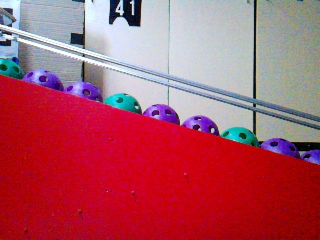
#> input picture src/artifact-detection/images5/ppg.png, 320 x 240 px; its folder holds 5 pictures in this run
$ python ramp.py
#> lines starting #> are read from the running program, lines starting #| are printed output that depends on the picture; after the words box and inside, x2 and y2 are one past the last pixel; in counts of white or black regions, pixels touching at a corner belong together
#> further down, img is the input picture: shape (240, 320, 3); mean B, G, R 100.1, 84.1, 172.7
import numpy as np
import cv2
import sys
import os

# Code looks a bit smaller; less work is needed due to not accounting for angles. Also may need to improve mask stuff

# Constants
GREEN = 0
PURPLE = 1
BOTH = 2
GREEN_RANGE = [
    [40, 30, 60],
    [98, 245, 255]
]
PURPLE_RANGE = [
    [138, 100, 30],
    [168, 255, 255]
]
THRESHOLD_FDIST = 0.1 # inches threshold for the limelight to signal that intake can start spinning; need to know if this is even needed, or if some intake return type is needed

# Formulas
inches2px = lambda inches: inches * 72.85714286
px2inches = lambda px: px / 72.85714286
fd = lambda r: (-1.45669e9 / ((-290564.256*r) - 40436845.9)) - 16.01634
turn = lambda xOff_in, radius_px: np.degrees(np.arctan2(xOff_in, fd(radius_px)))

# Regression for fd(r); forward distance in inches with respect to pixel radius

# Do not include debug and draw in limelight. Delete all calls
debug_mode = 0
def debug(name, mask):
    if debug_mode == 0:
        cv2.imshow(name, mask)
        cv2.waitKey(0)
        cv2.destroyAllWindows()
    else:
        return

def draw(img, x, y, r):
    x = int(x)
    y = int(y)
    r = int(r)
    print(f"Drawing at (x = {x}, y = {y}, r = {r})")
    cv2.circle(img, (x, y), r, (0, 255, 0), 2)
    cv2.circle(img, (x, y), 2, (0, 0, 255), 3)
    return img

def validMotifRamp(pattern, view):
    breaks = 0
    for i in range(len(view)):
        if not view[i] == pattern[i % 3] and view[i] != 0:
            breaks += 1
    if breaks != 0:
        return False
    return True

def transform(mask):
    ksize = 31
    gse = lambda x, y: cv2.getStructuringElement(cv2.MORPH_ELLIPSE, (x, y))
    mask = cv2.dilate(mask, gse(3,3), iterations=1)
    mask = cv2.medianBlur(mask, 7)
    debug("Dilation + Median", mask)
    mask = cv2.GaussianBlur(mask, (ksize, ksize), 1)
    _, mask = cv2.threshold(mask, 5, 255, cv2.THRESH_BINARY)
    mask = cv2.erode(mask, gse(6,6), iterations=1)
    mask = cv2.medianBlur(mask, 5)

    return mask

def find_circle_ransac(points, max_iterations=1000, inlier_threshold=5.0, min_inliers=10):
    best_circle = None
    best_inliers = 0
    points = points.reshape(-1, 2)
    n_points = len(points)

    if n_points < 3:
        return None

    for _ in range(max_iterations):
        idx = np.random.choice(n_points, 3, replace=False)
        p1, p2, p3 = points[idx]

        A = np.array([p1, p2, p3])
        try:
            m1 = (p1 + p2) / 2
            m2 = (p2 + p3) / 2
            d1 = -(p2[0] - p1[0]) / (p2[1] - p1[1]) if p2[1] != p1[1] else np.inf
            d2 = -(p3[0] - p2[0]) / (p3[1] - p2[1]) if p3[1] != p2[1] else np.inf

            if np.isinf(d1) and np.isinf(d2) or abs(d1 - d2) < 1e-6:
                continue

            if np.isinf(d1):
                xc = m1[0]
                yc = d2 * (xc - m2[0]) + m2[1]
            elif np.isinf(d2):
                xc = m2[0]
                yc = d1 * (xc - m1[0]) + m1[1]
            else:
                xc = (d1 * m1[0] - d2 * m2[0] + m2[1] - m1[1]) / (d1 - d2)
                yc = d1 * (xc - m1[0]) + m1[1]

            r = np.sqrt((p1[0] - xc)**2 + (p1[1] - yc)**2)

            distances = np.sqrt((points[:, 0] - xc)**2 + (points[:, 1] - yc)**2)
            inliers = np.sum(np.abs(distances - r) < inlier_threshold)

            if inliers > best_inliers and inliers >= min_inliers:
                best_inliers = inliers
                best_circle = (xc, yc, r)

        except Exception:
            continue

    return best_circle

def detectRamp(img, pattern):
    artifacts_found = []
    hsv = cv2.cvtColor(img, cv2.COLOR_BGR2HSV)
#> hsv: shape (240, 320, 3); mean H, S, V 119.8, 149.7, 183.7

    green_lower = np.array(GREEN_RANGE[0], dtype="uint8")
    green_upper = np.array(GREEN_RANGE[1], dtype="uint8")
    green_mask = cv2.inRange(hsv, green_lower, green_upper)
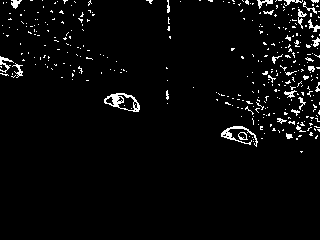
#> green_mask: shape (240, 320); 3.4% white in thin lines or dots, all inside (x1, y1, x2, y2) = (0, 0, 320, 153)

    purple_lower = np.array(PURPLE_RANGE[0], dtype="uint8")
    purple_upper = np.array(PURPLE_RANGE[1], dtype="uint8")
    purple_mask = cv2.inRange(hsv, purple_lower, purple_upper)
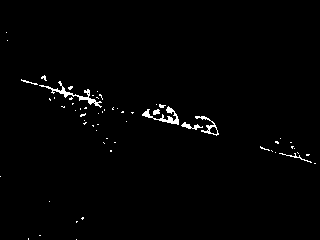
#> purple_mask: shape (240, 320); 1.3% white in thin lines or dots, all inside (x1, y1, x2, y2) = (0, 32, 316, 240)

    debug("No Gaussian Blur Green", green_mask)
    debug("No Gaussian Blur Purple", purple_mask)

    green_mask = transform(green_mask)
#> in transform, `mask = cv2.dilate(mask, gse(3,3), iterations=1)`: mask: shape (240, 320); 8.1% white; 175 white regions (123 under 20 px), largest, box (x1, y1, x2, y2) and area: (256, 0, 320, 33) 682, (220, 125, 259, 148) 456, (103, 92, 141, 113) 450
#> in transform, `mask = cv2.medianBlur(mask, 7)`: mask: shape (240, 320); 5.6% white; 49 white regions (24 under 20 px), largest, box (x1, y1, x2, y2) and area: (256, 0, 320, 33) 757, (221, 125, 259, 146) 488, (277, 103, 320, 138) 482
#> in transform, `_, mask = cv2.threshold(mask, 5, 255, cv2.THRESH_BINARY)`: mask: shape (240, 320); 9.9% white; 34 white regions (5 under 20 px), largest, box (x1, y1, x2, y2) and area: (254, 0, 320, 50) 1394, (280, 52, 320, 118) 1270, (275, 101, 320, 141) 886
#> in transform, `mask = cv2.erode(mask, gse(6,6), iterations=1)`: mask: shape (240, 320); 4.6% white; 30 white regions (14 under 20 px), largest, box (x1, y1, x2, y2) and area: (257, 0, 320, 48) 845, (279, 104, 320, 136) 423, (222, 126, 258, 145) 414
#> in transform, `mask = cv2.medianBlur(mask, 5)`: mask: shape (240, 320); 4.4% white; 19 white regions (5 under 20 px), largest, box (x1, y1, x2, y2) and area: (257, 0, 320, 48) 853, (222, 126, 258, 145) 418, (279, 104, 320, 135) 414
    purple_mask = transform(purple_mask)
#> in transform (call 2), `mask = cv2.dilate(mask, gse(3,3), iterations=1)`: mask: shape (240, 320); 2.6% white; 43 white regions (34 under 20 px), largest, box (x1, y1, x2, y2) and area: (141, 103, 220, 137) 787, (20, 78, 104, 109) 603, (278, 151, 317, 165) 141
#> in transform (call 2), `mask = cv2.medianBlur(mask, 7)`: mask: shape (240, 320); 1.9% white; 8 white regions (4 under 20 px), largest, box (x1, y1, x2, y2) and area: (143, 104, 219, 136) 810, (42, 83, 102, 107) 525, (291, 152, 308, 160) 72, (23, 79, 30, 84) 22
#> in transform (call 2), `_, mask = cv2.threshold(mask, 5, 255, cv2.THRESH_BINARY)`:
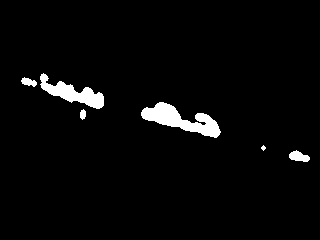
#> mask: shape (240, 320); 3.2% white; 6 white regions (1 under 20 px), largest, box (x1, y1, x2, y2) and area: (141, 102, 221, 138) 1257, (40, 73, 104, 109) 898, (289, 150, 310, 162) 161, (21, 77, 37, 87) 96, (80, 109, 86, 120) 50
#> in transform (call 2), `mask = cv2.erode(mask, gse(6,6), iterations=1)`:
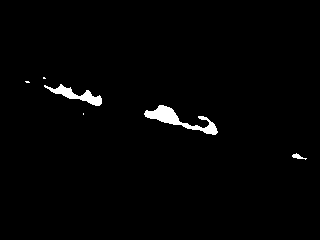
#> mask: shape (240, 320); 1.5% white; 6 white regions (3 under 20 px), largest, box (x1, y1, x2, y2) and area: (144, 105, 218, 135) 684, (44, 84, 102, 106) 424, (292, 153, 307, 160) 45
#> in transform (call 2), `mask = cv2.medianBlur(mask, 5)`: mask: shape (240, 320); 1.4% white; 3 white regions, box (x1, y1, x2, y2) and area: (145, 105, 217, 135) 668, (47, 85, 102, 106) 406, (293, 154, 301, 159) 31

    debug("Gaussian Blur Green", green_mask)
    debug("Gaussian Blur Purple", purple_mask)

    combined_mask = cv2.bitwise_or(green_mask, purple_mask)
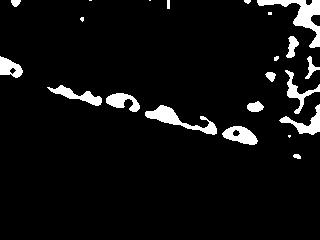
#> combined_mask: shape (240, 320); 5.8% white; 22 white regions (5 under 20 px)

    contours = cv2.findContours(combined_mask, cv2.RETR_EXTERNAL, cv2.CHAIN_APPROX_SIMPLE)
#> contours = 22 contours, 8 with area under 20; largest, box (x1, y1, x2, y2) and area: (257, 0, 320, 48) 736, (145, 105, 217, 135) 578, (222, 126, 258, 145) 409, (279, 104, 320, 135) 352, (47, 85, 102, 106) 348
    contours = contours[0] if len(contours) == 2 else contours[1]

    circles_list = []
    for contour in contours:
        if len(contour) < 6:
            continue

        circle = find_circle_ransac(contour, max_iterations=1000, inlier_threshold=5.0, min_inliers=10)
        if circle is None:
            continue

        xc, yc, r = circle

        if r < 8 or r > 30:
            continue

        mask_region_green = green_mask[max(0, int(yc-r)):min(green_mask.shape[0], int(yc+r)), max(0, int(xc-r)):min(green_mask.shape[1], int(xc+r))]
        mask_region_purple = purple_mask[max(0, int(yc-r)):min(purple_mask.shape[0], int(yc+r)), max(0, int(xc-r)):min(purple_mask.shape[1], int(xc+r))]

        green_pixels = np.sum(mask_region_green > 0)
        purple_pixels = np.sum(mask_region_purple > 0)

        if green_pixels > purple_pixels:
            color = 2
        elif purple_pixels > green_pixels:
            color = 1
        else:
            color = 0

        circles_list.append([xc, yc, r, color])

        cv2.circle(img, (int(xc), int(yc)), int(r), (0, 255, 0), 2)
        cv2.circle(img, (int(xc), int(yc)), 3, (0, 0, 255), -1)
#> this loop made 22 passes
#> (n_points in find_circle_ransac, xc, yc, r, green_pixels) on passes 3, 5, 7, 10, 11, 13: (43, 241.5, 136.6, 13.54, 370), (59, 300.3, 111.5, 15.92, 290), (53, 119.5, 99.2, 9.48, 218), (79, 305.3, 77.52, 16.39, 284), (29, 308.5, 65.94, 8.08, 87), (32, 7.6, 66.71, 10.74, 261)
#> (n_points in find_circle_ransac, xc, yc, r) on passes 4, 6, 8, 9, 14, 17: (98, 215.3, -41.47, 167.5), (19, 256.1, 109.1, 7.18), (67, 2, 320, 237.2), (15, 270.2, 76.16, 4.21), (33, 291.6, 45.74, 7.23), (73, 276.2, 38.66, 37.8)
#> pass 3, in detectRamp, `mask_region_green = green_mask[max(0, int(yc-r)):min(green_mask.shape[..`:
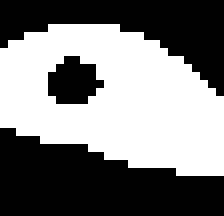
#> mask_region_green: shape (27, 28) (shown 8 times larger); 48.9% white; 1 white region, box (x1, y1, x2, y2) and area: (0, 3, 28, 22) 370
#> after the loop:
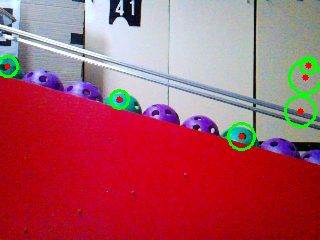
#> img: shape (240, 320, 3); 1.82% of pixels changed, all inside (x1, y1, x2, y2) = (0, 55, 320, 151)
#> after the loop, circles_list = [[241.5, 136.6, 13.54, 2], [300.3, 111.5, 15.92, 2], [119.5, 99.2, 9.48, 2], [305.3, 77.52, 16.39, 2], [308.5, 65.94, 8.08, 2], [7.6, 66.71, 10.74, 2]]

    height, width = img.shape[:2]
#> height = 240; width = 320
    center_x = width // 2
#> center_x = 160
    center_y = height // 2
#> center_y = 120

    if len(circles_list) > 0:
        circles_list.sort(key=lambda c: c[0], reverse=True)

        artifacts_found = []
        ramp = []

        for (x, y, r, color) in circles_list:
            img = draw(img, x, y, r)

            x_in = px2inches(x)
            y_in = px2inches(y)

            x_offset_px = x - center_x
            y_offset_px = y - center_y

            x_offset_in = px2inches(x_offset_px)
            y_offset_in = px2inches(y_offset_px)
            radius_in = px2inches(r)

            dist_px = np.sqrt(x_offset_px ** 2 + y_offset_px ** 2)
            artifacts_found.append((dist_px, x_offset_in, y_offset_in, radius_in, x_in, y_in, x, y, r))

            ramp.append(color)
#> this loop made 6 passes
#> (x_in, y_in, x_offset_px, y_offset_px, x_offset_in) on passes 1 to 6: (4.23, 0.905, 148.5, -54.06, 2.04), (4.19, 1.06, 145.3, -42.48, 1.99), (4.12, 1.53, 140.3, -8.5, 1.93), (3.31, 1.87, 81.47, 16.57, 1.12), (1.64, 1.36, -40.5, -20.8, -0.556), (0.104, 0.916, -152.4, -53.29, -2.09)
#| Drawing at (x = 308, y = 65, r = 8)
#| Drawing at (x = 305, y = 77, r = 16)
#| Drawing at (x = 300, y = 111, r = 15)
#| Drawing at (x = 241, y = 136, r = 13)
#| Drawing at (x = 119, y = 99, r = 9)
#| Drawing at (x = 7, y = 66, r = 10)
#> img: shape (240, 320, 3); mean B, G, R 97.6, 85.6, 171.3
#> after the loop, artifacts_found = 6 items; ramp = [2, 2, 2, 2, 2, 2]

        while len(ramp) < 9:
            ramp.append(0)
#> this loop made 3 passes
#> after the loop, ramp = [2, 2, 2, 2, 2, 2, 0, 0, 0]

        ramp = ramp[:9]

        count = len(circles_list)
#> count = 6
        circles = artifacts_found
#> circles = 6 items
        valid = validMotifRamp(ramp, pattern)
#> after the loop in validMotifRamp, `for i in range(len(view)):`: breaks = 3
#> valid = False

        return valid, count, ramp, circles

    return None, None, None, None


def runPipeline(img, llrobot):
    try:
        result = detectRamp(img, llrobot)

        if result[0] is None:
            return np.array([[]]), img, [0.0, 0.0, 0.0, 0.0, 0.0, 0.0, 0.0, 0.0]

        valid, count, ramp, circles = result
#> valid = False; count = 6; ramp = [2, 2, 2, 2, 2, 2, 0, 0, 0]; circles = 6 items

        if count is not None:
            returnType = 1.0 # acknowledged result
            print(f"ramp: {ramp}, valid: {valid}, count: {count}")
#| ramp: [2, 2, 2, 2, 2, 2, 0, 0, 0], valid: False, count: 6

            for circle in circles:
                _, xOff_in, yOff_in, radius_in, x_in, y_in, x, y, r = circle
                img = draw(img, x, y, r)
#> this loop made 6 passes
#> (xOff_in, yOff_in, radius_in, x_in, y_in) on passes 1, 2, 3, 6: (2.04, -0.742, 0.111, 4.23, 0.905), (1.99, -0.583, 0.225, 4.19, 1.06), (1.93, -0.117, 0.219, 4.12, 1.53), (-2.09, -0.731, 0.147, 0.104, 0.916)
#> (circle, xOff_in, yOff_in, radius_in, x_in, y_in) on passes 4 to 5: ((83.14, 1.12, 0.227, 0.186, 3.31, 1.87, 241.5, 136.6, 13.54), 1.12, 0.227, 0.186, 3.31, 1.87), ((45.53, -0.556, -0.285, 0.13, 1.64, 1.36, 119.5, 99.2, 9.48), -0.556, -0.285, 0.13, 1.64, 1.36)
#| Drawing at (x = 308, y = 65, r = 8)
#| Drawing at (x = 305, y = 77, r = 16)
#| Drawing at (x = 300, y = 111, r = 15)
#| Drawing at (x = 241, y = 136, r = 13)
#| Drawing at (x = 119, y = 99, r = 9)
#| Drawing at (x = 7, y = 66, r = 10)

            validret = 1.0 if valid else 0.0
#> validret = 0
            return np.array([[]]), img, [returnType, validret, float(count), 0.0, 0.0, 0.0]

        return np.array([[]]), img, [0.0, 0.0, 0.0, 0.0, 0.0, 0.0, 0.0, 0.0]

    except Exception as e:
        print("Error in runPipeline:", e)
        return np.array([[]]), img, [-1.0, 0.0, 0.0, 0.0, 0.0, 0.0, 0.0, 0.0]

# DO NOT INCLUDE IN LIMELIGHT
if __name__ == "__main__":
    mode = 1
    if mode == 0:
        for i in range(1, 31):
            print(f"=================== image{i}.png ===================")
            img = cv2.imread(f"images5/{i}.png")
            if img is None:
                print(f"Failed to load image{i}.png")
                continue
            llrobot = [1.0, 0.0, 0.0]
            _, img, out = runPipeline(img, llrobot)
            print(f"Output: {out}")
            debug(f"Detection {i}", img)
    else:
        img = cv2.imread(f"images5/ppg.png")
        if img is not None:
            llrobot = [1.0, 1.0, 1.0]
            _, img, out = runPipeline(img, llrobot)
#> out = [1, 0, 6, 0, 0, 0]
            print(f"Output: {out}")
#| Output: [1.0, 0.0, 6.0, 0.0, 0.0, 0.0]
            debug("Detection", img)
        else:
            print("Failed to load image")
